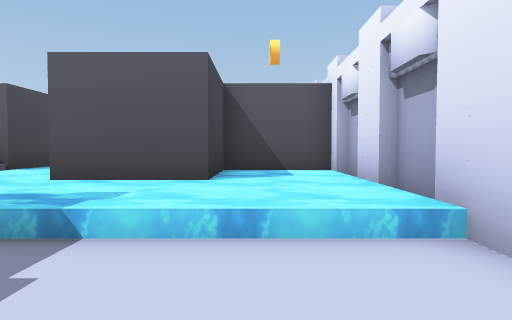
[1] (above)

24 first-person views from a walk through a 3-D level made in the Unity game engine. The camera is 1.5 m above the floor, tilts 2° down and sees 75° across. The floor is counted in squares, 2 m on a side. Each view is taken from the middle of a square. On the plan, view 1 faces up. The plan holds only what a view shows up to about 11 squares ahead; the rest is blank. The place goes on beyond the plan. The player is left out. Some surface patterns are stand-ins.

[2]
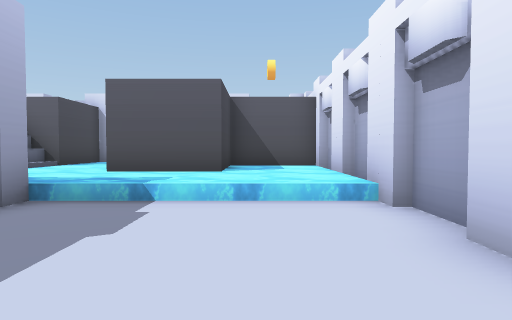

[3]
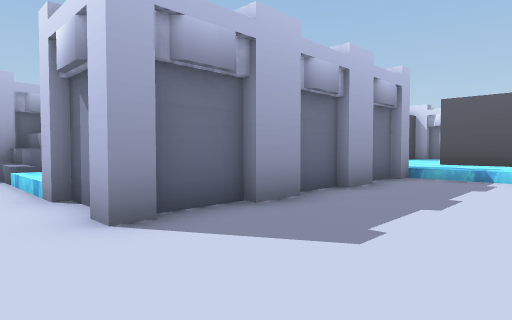

[4]
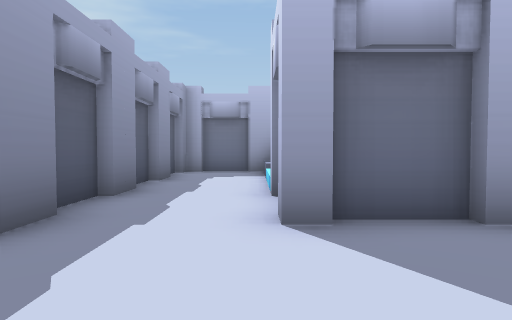

[5]
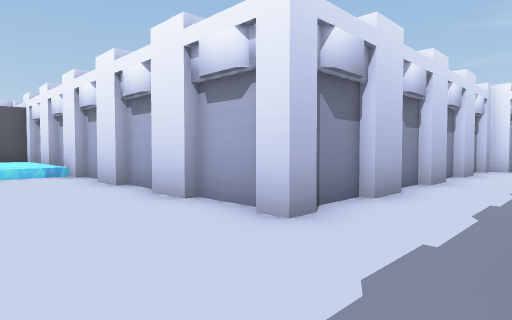

[6]
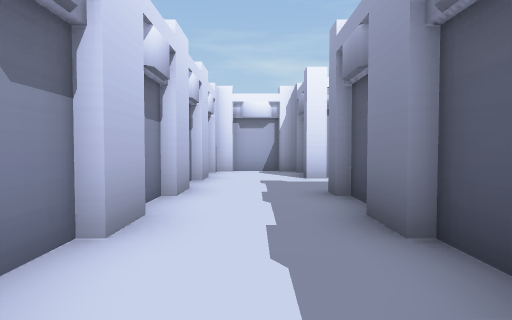

[7]
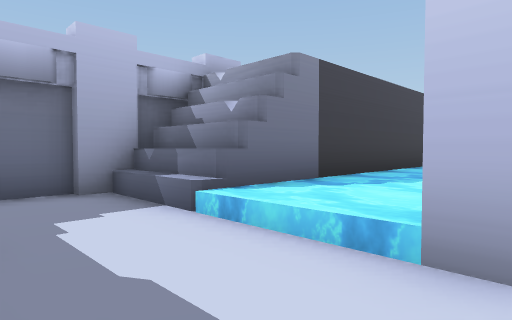

[8]
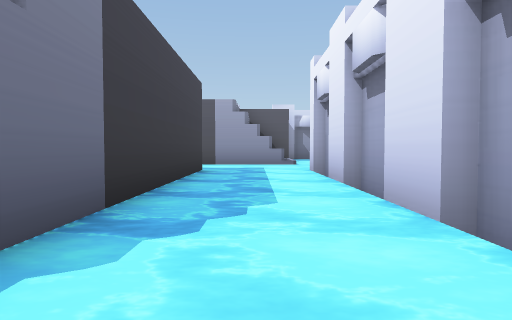

[9]
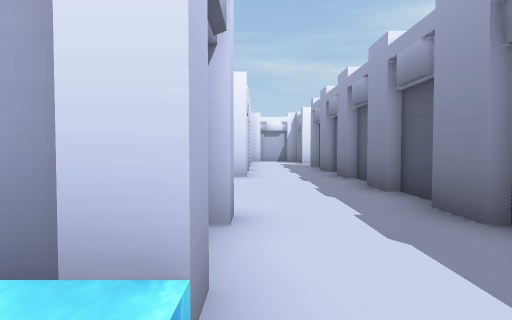

[10]
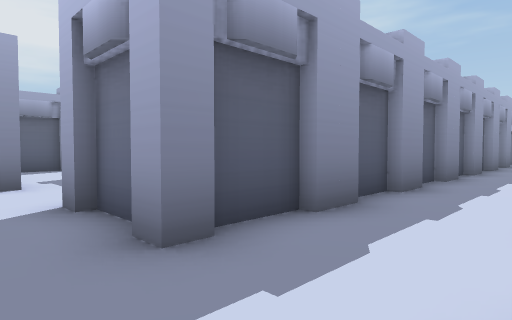

[11]
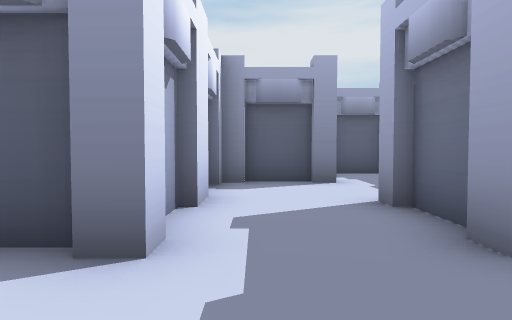

[12]
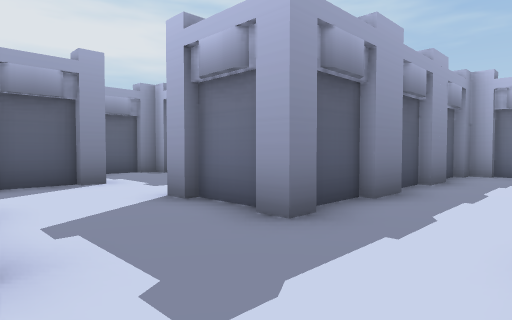

[13]
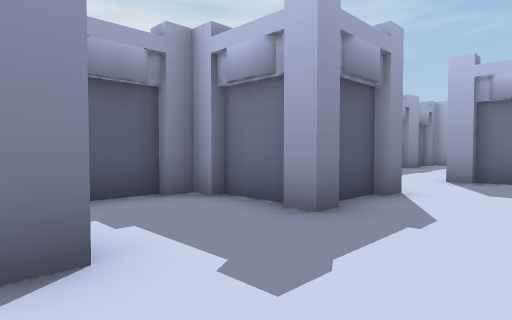

[14]
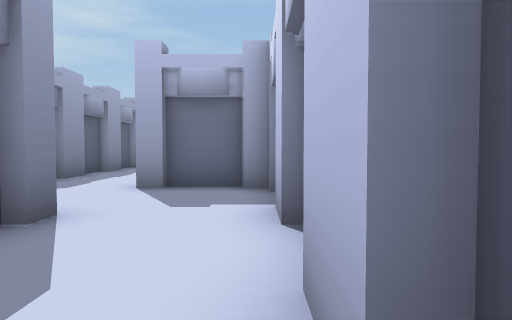

[15]
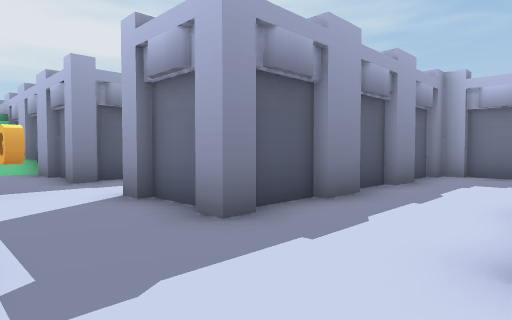

[16]
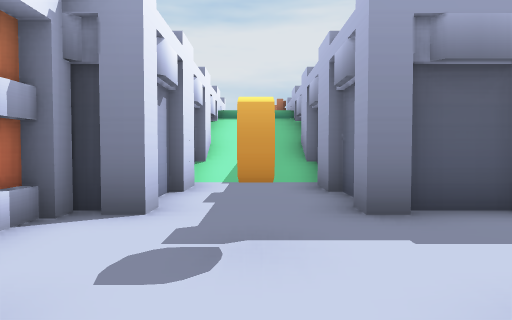

[17]
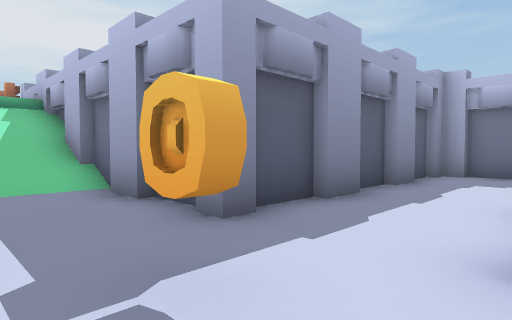

[18]
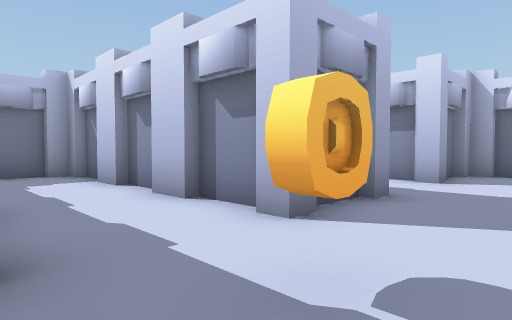

[19]
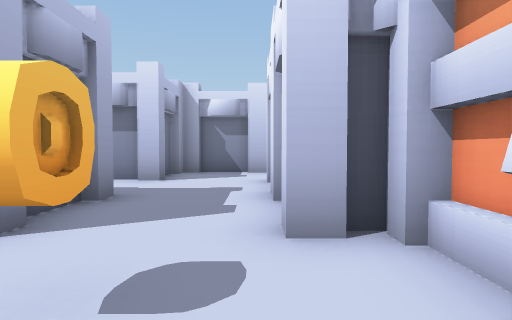

[20]
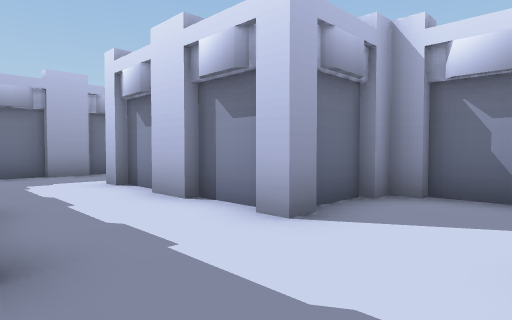

[21]
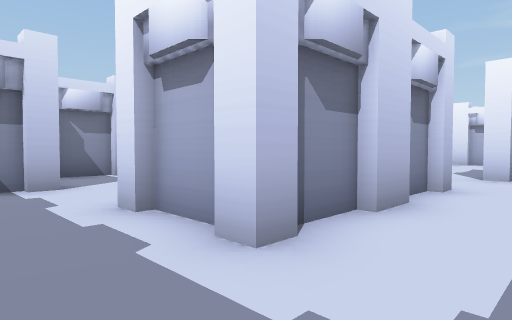

[22]
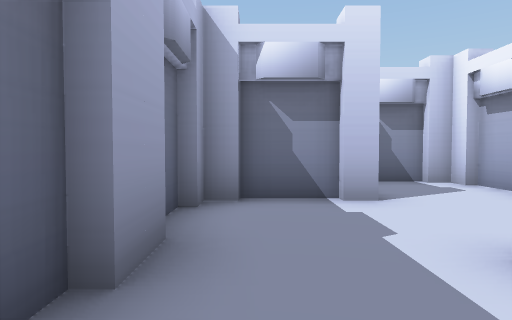

[23]
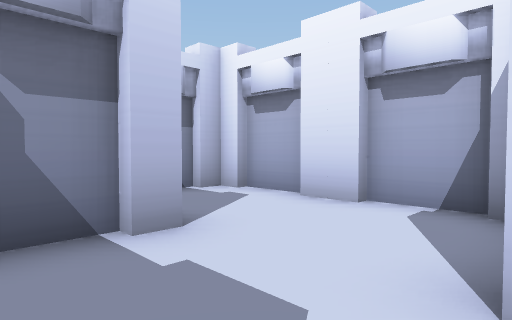

[24]
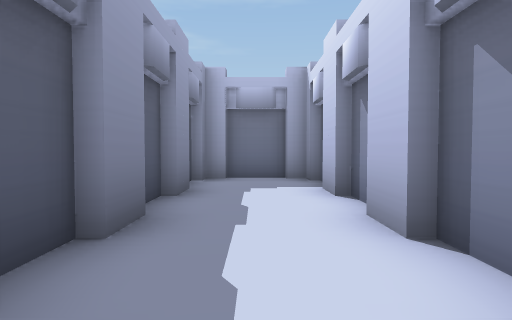

### Floor plan
Key: @ floor where view 1 was taken; # wall or solid block; . floor; / step, stairs or slope; ~ water the walk can cross; ^ raised ledge; O other object.
Columns run from 11 left of view 1 to 12 right of it. Each row starts with its distance up from view 1.
  9      O
  8     OO~   OOO#
  7      ^~~  O~~#
  6       ~~OOO~~#
  5    ~~~~~~~~~~#
  4    ~~~ ~~~~~~#
  3    ~~~ ~~~~~~#
  2  OO~~~##.....#
  1  OO~~~##.....#
  0   O~~~##...@.#
 -1   O~~~##.....#
 -2   O~~~##.....#
 -3    ~~~##.....#
 -4 ###~~~##.....###########
 -5 #......................#
 -6 #......................#
 -7 #......................#
 -8 ##################...###
 -9     ###########  #..
-10    ...##...........
-11    ...##...........
-12 ###...##............
-13 #.....##########..##
-14 #.....##########..#
-15 #..#####..........#
-16 #..# # #..........#
-17 #..#####..........#
-18 #..........##...###
-19 #..........##...
-20 ########...#####
-21       ##...#
-22 ########...##
-23 #........O.O#
-24 #..........O#
-25 ########...##
-26        #...#
-27        #...#
-28        #...#
-29        #///#
-30        #///#
-31        #///#
-32        ^#O#
-33         O
-34         O

Positions as (right, up) in squares from view 1, and headings:
1: (0, 0), facing up
2: (0, -2), facing up
3: (0, -6), facing up-left
4: (0, -5), facing left
5: (-1, -7), facing up-right
6: (1, -6), facing right
7: (-5, -7), facing up-left
8: (-7, -5), facing up
9: (-7, -5), facing right
10: (8, -5), facing down-left
11: (6, -10), facing down
12: (7, -10), facing down-left
13: (5, -15), facing down-left
14: (3, -15), facing left
15: (-1, -17), facing down-left
16: (-2, -21), facing down
17: (-1, -22), facing down-left
18: (-1, -25), facing up-left
19: (-1, -25), facing up
20: (-1, -20), facing up-left
21: (-10, -19), facing up-right
22: (-10, -17), facing up
23: (-10, -15), facing up-right
24: (5, -11), facing left
